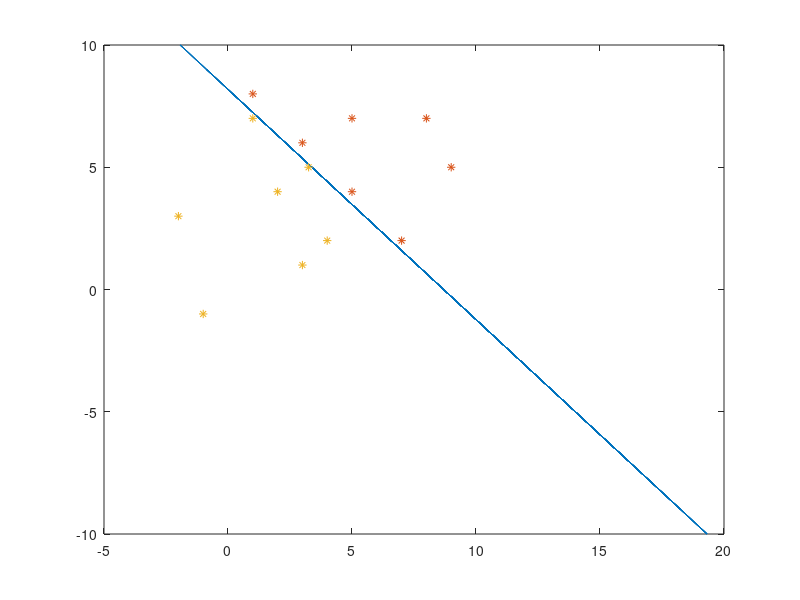

This chart was generated by the following MATLAB code:
%% Single-sample perceptron with margin
a = rand(3,1);
w1 = [[2,7];[8,1];[7,5];[6,3];[7,8];[5,9];[4,5]];
w2 = [[4,2];[-1,-1];[1,3];[3,-2];[5,3.25];[2,4];[7,1]];
py = [ones(size(w1,1),1),w1];
ny = [-ones(size(w2,1),1),-w2];
y = [py;ny]';
k = 1;
n = size(y,2);
it = 0;
b = 0.1;
eta = 1;
while 1
    dist = a'*y;
    if size(find(dist<b),2) == 0
        break
    end
    if a'*y(:,k) < b
        a = a + eta*y(:,k);
    end
    k = mod(k+1,n);
    if k == 0
        k = 1;
    end
    it = it + 1;
end
disp(it);
for i=1:14
    if transpose(y(:,i))*a <= b
        disp('Not Seperated');
    end
end
figure;
x=randi([-10 10],100,1);
A=a(2);
B=a(3);
C=a(1);
Y=(A*x +C)/(-1*B+0.000001);

plot(Y,x)
hold on;
plot(w1(:,2),w1(:,1),'*',w2(:,2),w2(:,1),'*');